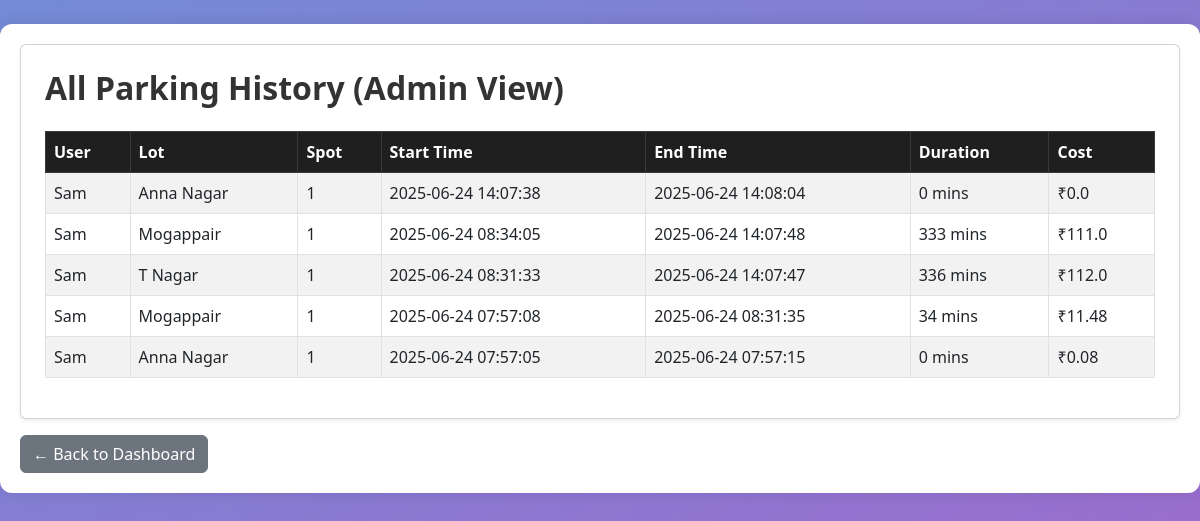
/admin/history (signed in), run on the app's committed database.
### models/models.py (models this page shows)
class User(db.Model):
    id = db.Column(db.Integer, primary_key=True)
    username = db.Column(db.String(50), unique=True, nullable=False)
    password = db.Column(db.String(8), nullable=False)
    fullname = db.Column(db.String(100), nullable=False)
    address = db.Column(db.String(200))
    pin_code = db.Column(db.String(10))
    phone_number = db.Column(db.String(15), nullable=False)
    role = db.Column(db.String(10), nullable = False, default = 'user')
    reservations = db.relationship('Reservation', backref='user')

class ParkingLot(db.Model):
    id = db.Column(db.Integer, primary_key=True)
    name = db.Column(db.String(100), nullable=False)
    address = db.Column(db.String(200), nullable=False)
    pin_code = db.Column(db.String(10), nullable=False)
    price = db.Column(db.Float, nullable=False)
    max_spots = db.Column(db.Integer, nullable=False)
    spots = db.relationship('ParkingSpot', backref='lot')

class Reservation(db.Model):
    id = db.Column(db.Integer, primary_key=True)
    spot_id = db.Column(db.Integer, db.ForeignKey('parking_spot.id'), nullable=False)
    user_id = db.Column(db.Integer, db.ForeignKey('user.id'), nullable=False)
    parking_time = db.Column(db.DateTime, default=datetime.utcnow)
    leaving_time = db.Column(db.DateTime, nullable=True)
    cost = db.Column(db.Float, default=0.0)

### app.py (the view)
@app.route('/admin/history')
def admin_history():
    if session.get('role') != 'admin':
        return redirect('/login')
    reservations = Reservation.query.order_by(Reservation.parking_time.desc()).all()
    all_history = []
    for res in reservations:
        user = User.query.get(res.user_id)
        spot = ParkingSpot.query.get(res.spot_id)
        lot = ParkingLot.query.get(spot.lot_id) if spot else None
        if res.leaving_time:
            delta = res.leaving_time - res.parking_time
            total_minutes = int(delta.total_seconds() // 60)
        else:
            total_minutes = None
        all_history.append({
        'user_fullname': user.fullname if user else 'N/A',
        'lot_name': lot.name if lot else 'N/A',
        'spot_number': spot.spot_number if spot else '-',
        'start_time': res.parking_time,
        'end_time': res.leaving_time if res.leaving_time else 'Still Parked',
        'duration': f"{total_minutes} mins" if total_minutes is not None else "N/A",
        'cost': res.cost if res.cost is not None else 0.0
        })
    return render_template('admin_history.html', history=all_history)

### templates/admin_history.html
{% set title = "View" %}
{% extends "layout.html" %}
{% block content %}
<div class="container mt-4">
    <div class="card shadow-sm p-4 bg-white">
        <h2 class="mb-4">All Parking History (Admin View)</h2>
        <table class="table table-striped table-bordered">
            <thead class="table-dark">
                <tr>
                    <th>User</th>
                    <th>Lot</th>
                    <th>Spot</th>
                    <th>Start Time</th>
                    <th>End Time</th>
                    <th>Duration</th>
                    <th>Cost</th>
                </tr>
            </thead>
            <tbody>
                {% for h in history %}
                <tr>
                    <td>{{ h.user_fullname }}</td>
                    <td>{{ h.lot_name }}</td>
                    <td>{{ h.spot_number }}</td>
                    <td>{{ h.start_time.strftime('%Y-%m-%d %H:%M:%S') }}</td>
                    <td>
                        {% if h.end_time != 'Still Parked' %}
                            {{ h.end_time.strftime('%Y-%m-%d %H:%M:%S') }}
                        {% else %}
                            {{ h.end_time }}
                        {% endif %}
                    </td>
                    <td>{{ h.duration }}</td>
                    <td>₹{{ h.cost|round(2) }}</td>
                </tr>
                {% endfor %}
            </tbody>
        </table>
    </div>
    <a href="{{ url_for('admin_dashboard') }}" class="btn btn-secondary mt-3">← Back to Dashboard</a>
</div>
{% endblock %}

### static/css/edit_lot.css (style rules this page uses)
body { font-family: 'Segoe UI', Tahoma, Geneva, Verdana, sans-serif; margin: 0; background-image: linear-gradient(150deg, #748bd7, #ba52c6); padding: 0; height: 200vh; }
.container { max-width: 1200px; margin: 40px auto; padding: 20px; background-color: white; border-radius: 12px; box-shadow: 0 0 15px rgba(0,0,0,0.1); }
h2, h3 { font-weight: 600; color: #333; margin-bottom: 20px; }
.table th { background-color: #1f1f1f; color: white; font-weight: 600; }
.table td, .table th { vertical-align: middle; }

### data on the page
User: user_fullname "Sam" "Sam" "Sam" "Sam" "Sam"
ParkingLot: lot_name "Anna Nagar" "Anna Nagar"
Reservation: start_time "2025-06-24 14:07:38", end_time "2025-06-24 14:08:04", cost "0.0"
ParkingLot: lot_name "Mogappair" "Mogappair"
Reservation: start_time "2025-06-24 08:34:05", end_time "2025-06-24 14:07:48", cost "111.0"
ParkingLot: lot_name "T Nagar"
Reservation: start_time "2025-06-24 08:31:33", end_time "2025-06-24 14:07:47", cost "112.0"
Reservation: start_time "2025-06-24 07:57:08", end_time "2025-06-24 08:31:35", cost "11.48"
Reservation: start_time "2025-06-24 07:57:05", end_time "2025-06-24 07:57:15", cost "0.08"

### other printed values
{{ h.spot_number }} "1" "1" "1" "1" "1"
{{ h.duration }} "0 mins" "333 mins" "336 mins" "34 mins" "0 mins"
